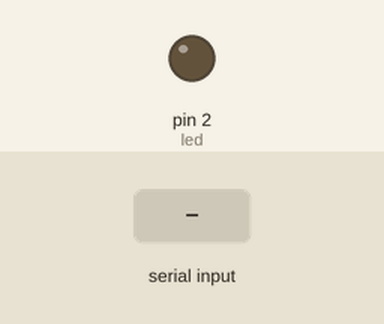
This sketch was run on a simulated Arduino Uno, built with avr-gcc and run on an emulated ATmega328P. Parts: output pins drawn as LEDs (lit = HIGH). Inputs (shaded band) come from the test bench.

Above: at 1.2 s.
1.3 s: "1\n" received over Serial
At 2.7 s:
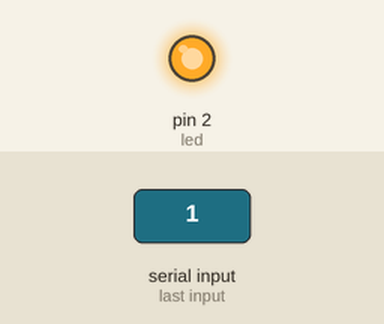
3.8 s: "2\n" received over Serial
At 5.8 s:
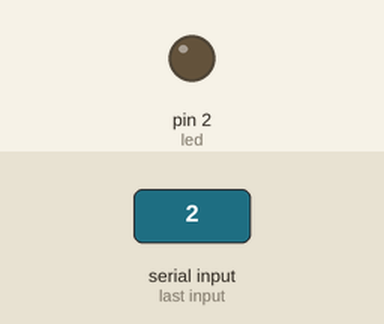
6.3 s: "1,90\n" received over Serial
At 7.8 s:
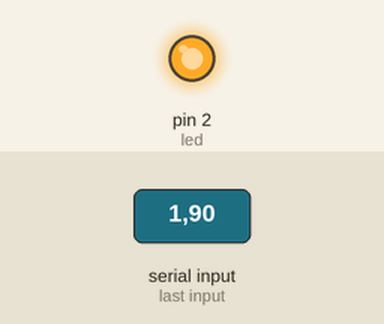
Timing chart, 0 to 9.3 s (numbered marks = the images above; inputs shaded):
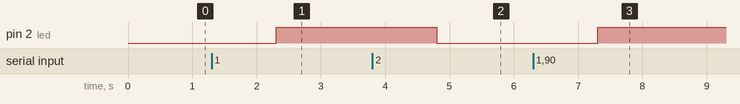

Measured:
- after the input at 1.3 s, pin 2 (led): LOW → HIGH after 1.0 s
- after the input at 3.8 s, pin 2 (led): HIGH → LOW after 1.0 s
- after the input at 6.3 s, pin 2 (led): LOW → HIGH after 1.0 s

The sketch:

blinking_control.ino
```cpp
const int led=2;
String st="";
void setup() {
  // put your setup code here, to run once:
pinMode(led,OUTPUT);
Serial.begin(9600);
}

void loop() {
  // put your main code here, to run repeatedly:
if(Serial.available())
{
  st=Serial.readString();
}
if(st.toInt()==1)
{
  digitalWrite(led,HIGH);
}
else if(st.toInt()==2)
{
  digitalWrite(led,LOW);
}
}
```
